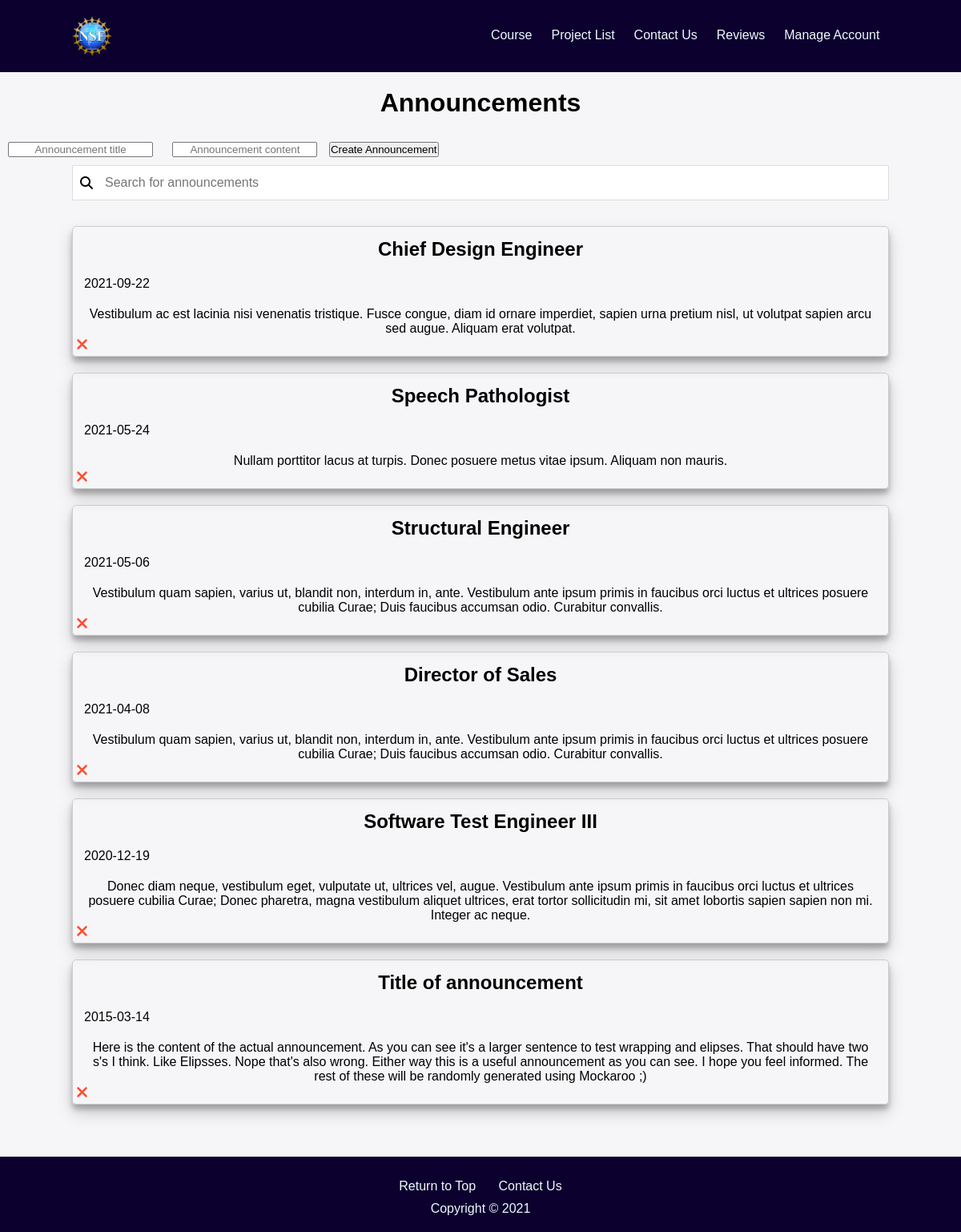
The app's page /pages/announcements.php (signed in) with its own data.
### tables this page shows
CREATE TABLE Announcements (
  ID              INT NOT NULL AUTO_INCREMENT,
  Title           varchar(128) NOT NULL,
  Date_announced	DATE NOT NULL,
  Contents        varchar(2500) NOT NULL,
  PRIMARY KEY     (ID)
);

### php-scripts/get_access.php (called while the page is built, shortened)
<?php
    include_once '../php-scripts/connect_to_database.php';
    if (isset($_SESSION["loggedin"]))
    {
        if (!$result = mysqli_query($conn, "SELECT Access FROM Users WHERE UserID = " .$_SESSION['userID']. ";"))
        {
            echo "Error";
        }
        else
        {
            while ($row = $result->fetch_assoc())
            {
            $ACCESS = $row["Access"];
            }
        }
    }
?>

### pages/announcements.php (the view, shortened to what this page needs)
<?php require "../php-snippets/top_template.php"; ?>
    <main id="main">
        <h1 id="page-title">Announcements</h1>
        <?php
        if ($ACCESS > 2)
        {
            echo "<div id='create-account'>";
            echo "    <form action='../php-scripts/create_announcement.php' method='POST'>";
            echo "        <input type='text' id='title' name='title' placeholder='Announcement title'>";
            echo "        <input type='text' id='content' name='content' placeholder='Announcement content'>";
            echo "        <input type='submit' id='submit' value='Create Announcement'>";
            echo "    </form>";
            echo "</div>";
        }
        ?>
        <div id="search-bar">
            <i class="fas fa-search" id="search-icon"></i>
            <input type="text" id="search-input" onkeyup="updateSearch()" placeholder="Search for announcements"></input>
        </div>
        <div id="cards">
            <?php
                include_once '../php-scripts/connect_to_database.php';
                $sql = "SELECT ID, Date_announced, Title, Contents FROM Announcements ORDER BY Date_announced DESC";
                if (!$result = mysqli_query($conn, $sql))
                    {echo (mysqli_error($conn));}
                else
                {
                    if ($result->num_rows > 0)
                    {
                        while ($row = mysqli_fetch_assoc($result))
                        {
                            echo "<div class='announcement-container'>";
                            echo "    <h2 id='title'>".$row['Title']."</h2>";
                            echo "    <p id='date'>".$row['Date_announced']."</p>";
                            echo "    <p id='content'>".$row['Contents']."</p>";
                            if ($ACCESS > 2)
                            {
                                echo "<i class='fas fa-times fa-lg' id='delete-icon' onclick=deleteAnnouncement(".$row['ID'].")></i>";
                            }
                            echo "</div>";
                        }
                    }
                }
            ?>
        </div>
    </main>
<?php require "../php-snippets/bottom_template.php"; ?>

### css/common.css (style rules this page uses)
* { margin: 0; padding: 0; box-sizing: border-box; text-decoration: none; font-family: sans-serif; }
body { position: relative; background: #f6f5f7; padding-bottom: 139px; min-height: 100vh; }
main { margin: 0 auto; }

### css/announcements.css (style rules this page uses)
#page-title { text-align: center; margin: 20px; }
.announcement-container { display: flex; flex-direction: column; margin: 20 auto; width: 85%; border: 1px solid #ccc; border-radius: 5px; padding: 4px; box-shadow: 0 10px 20px rgba(0,0,0,0.19), 0 6px 6px rgba(0,0,0,0.23); }
#search-input { width: 100%; font-size: 16px; padding: 12px 20px 12px 40px; border: 1px solid #ddd; margin-bottom: 12px; }
#search-bar { width: 85%; margin: 0 auto; display: flex; }
#search-icon { z-index: +1; margin-top: 14px; padding-left: 10px; cursor: pointer; position: absolute; }
#delete-icon { padding-bottom: 10px; padding-right: 10px; color: #FF4B2B; }
#title { margin: 10px; text-align: center; }
#date { margin: 10px; }
#content { margin: 10px; text-align: center; }

### records on screen
announcements: Title "Chief Design Engineer", Date_announced "2021-09-22", Contents "Vestibulum ac est lacinia nisi venenatis tristique. Fusce congue, diam id ornare imperdiet, sapien urna pretium nisl, ut volutpat sapien arcu sed augue. Aliquam erat volutpat."
announcements: Title "Speech Pathologist", Date_announced "2021-05-24", Contents "Nullam porttitor lacus at turpis. Donec posuere metus vitae ipsum. Aliquam non mauris."
announcements: Title "Structural Engineer", Date_announced "2021-05-06", Contents "Vestibulum quam sapien, varius ut, blandit non, interdum in, ante. Vestibulum ante ipsum primis in faucibus orci luctus et ultrices posuere cubilia Curae; Duis faucibus accumsan odio. Curabitur convallis."
announcements: Title "Director of Sales", Date_announced "2021-04-08", Contents "Vestibulum quam sapien, varius ut, blandit non, interdum in, ante. Vestibulum ante ipsum primis in faucibus orci luctus et ultrices posuere cubilia Curae; Duis faucibus accumsan odio. Curabitur convallis."
announcements: Title "Software Test Engineer III", Date_announced "2020-12-19", Contents "Donec diam neque, vestibulum eget, vulputate ut, ultrices vel, augue. Vestibulum ante ipsum primis in faucibus orci luctus et ultrices posuere cubilia Curae; Donec pharetra, magna vestibulum aliquet ultrices, erat tortor sollicitudin mi, sit amet lobortis sapien sapien non mi. Integer ac neque."
announcements: Title "Title of announcement", Date_announced "2015-03-14", Contents "Here is the content of the actual announcement. As you can see it's a larger sentence to test wrapping and elipses. That should have two s's I think. Like Elipsses. Nope that's also wrong. Either way this is a useful announcement as you can see. I hope you feel informed. The rest of these will be randomly generated using Mockaroo ;)"
